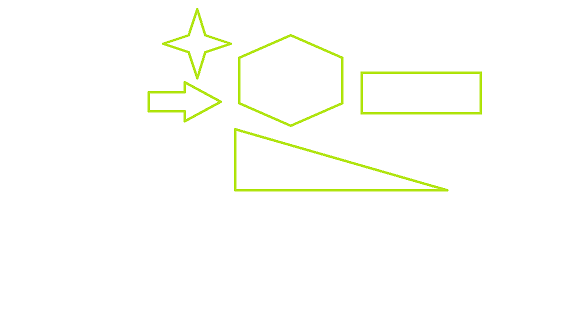
#> input picture OpenCV_Python_Tutorials/Working_with_Images/Feature_Detection_and_Description/corner1.png, 576 x 324 px
$ python 03_Corner_Detection.py
#> lines starting #> are read from the running program, lines starting #| are printed output that depends on the picture; after the words box and inside, x2 and y2 are one past the last pixel; in counts of white or black regions, pixels touching at a corner belong together
# Shi-Tomasi method
import cv2
import numpy as np

# read the image
image = cv2.imread('corner1.png')
#> image is the input picture: shape (324, 576, 3); mean B, G, R 250.1, 254.4, 253.4

cv2.imshow("image", image)
cv2.waitKey(0)
cv2.destroyAllWindows()

# convert image to gray scale image
gray = cv2.cvtColor(image, cv2.COLOR_BGR2GRAY)
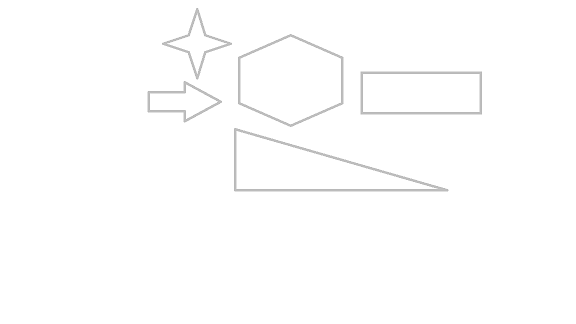
#> gray: shape (324, 576); min 179, max 255, mean 253.6

# detect corners with the goodFeaturesToTrack function.
corners = cv2.goodFeaturesToTrack(gray, 27, 0.01, 10)
#> corners = 27 rows, first 8: [231, 43], [162, 43], [197, 8], [221, 101], [197, 78], [447, 190], [184, 121], [184, 81]
corners = np.int0(corners)

# we iterate through each corner,
# making a circle at each point that we think is a corner.
for i in corners:
    x, y = i.ravel()
    cv2.circle(image, (x, y), 3, 255, -1)
#> this loop made 27 passes
#> (x, y) on passes 1 to 12: (231, 43), (162, 43), (197, 8), (221, 101), (197, 78), (447, 190), (184, 121), (184, 81), (363, 111), (150, 109), (363, 74), (237, 132)
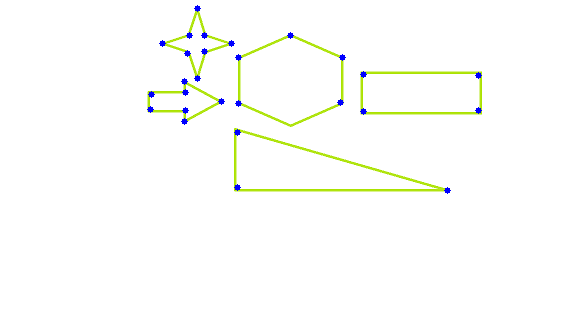
#> image: shape (324, 576, 3); 0.42% of pixels changed, all inside (x1, y1, x2, y2) = (147, 5, 482, 194)

cv2.imshow("image", image)

# De-allocate any associated memory usage
cv2.waitKey(0)
cv2.destroyAllWindows()

# read the input image
image = cv2.imread("chess.png")
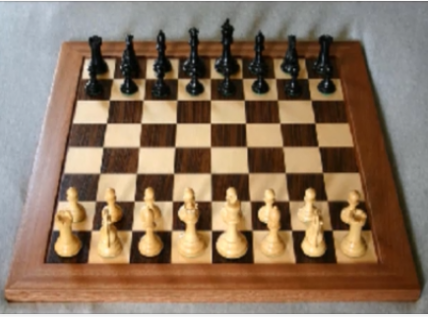
#> input picture OpenCV_Python_Tutorials/Working_with_Images/Feature_Detection_and_Description/chess.png, 428 x 317 px
#> image is the input picture: shape (317, 428, 3); mean B, G, R 95.8, 117.1, 140.2

cv2.imshow("image", image)
cv2.waitKey(0)
cv2.destroyAllWindows()

# convert image to grayscale
gray_img = cv2.cvtColor(image, cv2.COLOR_BGR2GRAY)
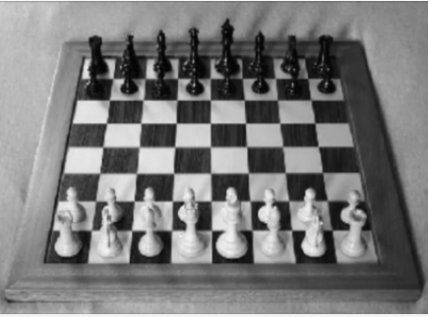
#> gray_img: shape (317, 428); min 2, max 247, mean 121.6

# Shi-Tomasi corner detection function. We are detecting only 100 best corners here
# You can change the number to get desired result.
corners = cv2.goodFeaturesToTrack(gray_img, 100, 0.01, 10)
#> corners = 100 rows, first 8: [175, 122], [108, 122], [133, 200], [88, 77], [211, 124], [183, 203], [144, 232], [245, 124]

# convert corners values to integer. So that we will be able to draw circles on them
corners = np.int0(corners)

# draw red color circles on all corners
for i in corners:
    x, y = i.ravel()
    cv2.circle(image, (x, y), 3, (255, 0, 0), -1)
#> this loop made 100 passes
#> (x, y) on passes 1 to 12: (175, 122), (108, 122), (133, 200), (88, 77), (211, 124), (183, 203), (144, 232), (245, 124), (304, 231), (74, 122), (140, 124), (176, 146)
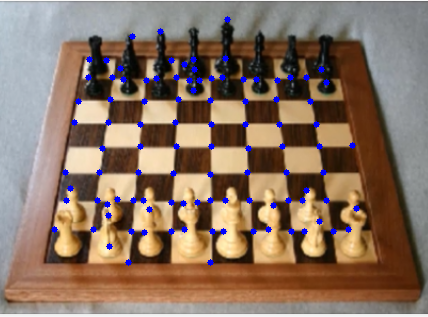
#> image: shape (317, 428, 3); 2.14% of pixels changed, all inside (x1, y1, x2, y2) = (51, 16, 360, 266)

cv2.imshow("image", image)

# De-allocate any associated memory usage
cv2.waitKey(0)
cv2.destroyAllWindows()

# Harris Corner Detection method

# read the input image
image = cv2.imread('chess.png')

# convert the input image into
# grayscale color space
operatedImage = cv2.cvtColor(image, cv2.COLOR_BGR2GRAY)

# modify the data type
# setting to 32-bit floating point
operatedImage = np.float32(operatedImage)

# apply the cv2.cornerHarris method
# to detect the corners with appropriate
# values as input parameters
dest = cv2.cornerHarris(operatedImage, 2, 5, 0.07)

# Results are marked through the dilated corners
dest = cv2.dilate(dest, None)
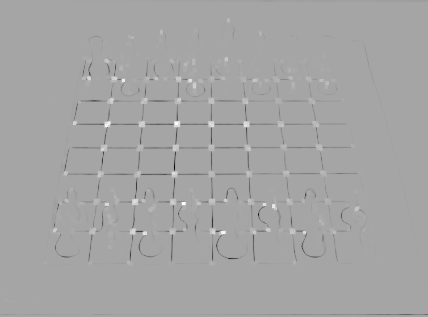
#> dest: shape (317, 428) float32; min -1.08e+09, max 579952000, mean -3607118; drawn with min black and max white

# Reverting back to the original image,
# with optimal threshold value
image[dest > 0.01 * dest.max()] = [0, 0, 255]
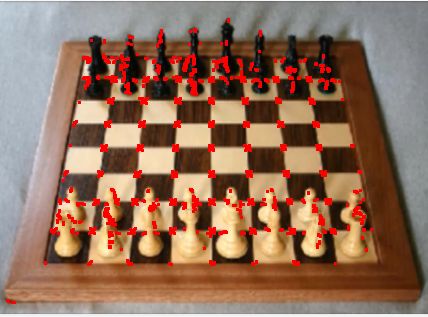
#> image: shape (317, 428, 3); 5.13% of pixels changed, all inside (x1, y1, x2, y2) = (6, 18, 373, 304)

# the window showing output image with corners
cv2.imshow('Image with Borders', image)

# De-allocate any associated memory usage
if cv2.waitKey(0) & 0xff == 27:
#> (key Esc is pressed here)
    cv2.destroyAllWindows()
